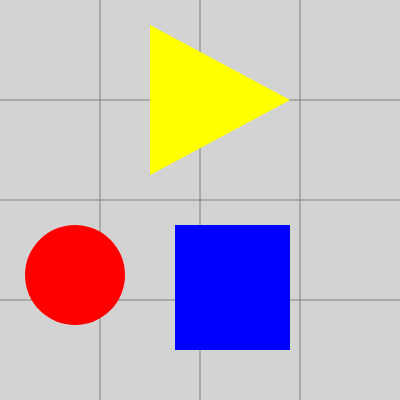
Frame 1 (no input)
Frame 60 (no input): identical to frame 1, image omitted
Frame 120 (the mouse pressed at the canvas centre since frame 60): identical to frame 1, image omitted

The p5.js sketch that drew this single still picture (run headless with seeded random() and noise() and a simulated clock; from frame 60 on, the mouse is pressed at the canvas centre):

// p5.js sketch
// ── sketch.js
function setup() {
  createCanvas(400, 400);
  rectMode(CORNERS);
}

function draw() {
  background('lightgrey');
  
  stroke('grey');
  strokeWeight(1);
  line(100,0,100,400);
  line(200,0,200,400);
  line(300,0,300,400);
  line(0,100,400,100);
  line(0,200,400,200);
  line(0,300,400,300);
  
  stroke('black');
  strokeWeight(0);
  fill('yellow');
  triangle(150,25,290,100,150,175);
  fill('red');
  ellipse(75,275,100);
  fill('blue');
  rect(175,225,290,350);
}
